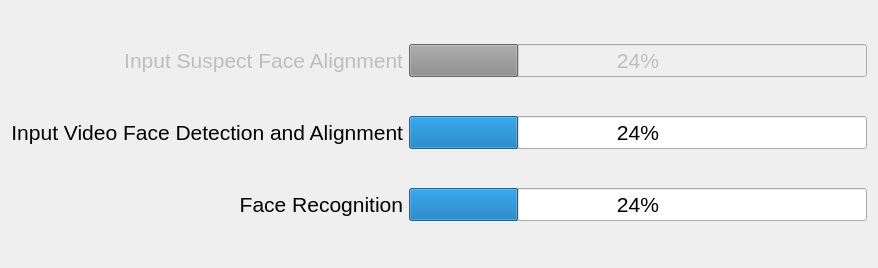
<?xml version="1.0" encoding="UTF-8"?>
<ui version="4.0">
 <class>VideoProgress</class>
 <widget class="QMainWindow" name="VideoProgress">
  <property name="enabled">
   <bool>true</bool>
  </property>
  <property name="geometry">
   <rect>
    <x>0</x>
    <y>0</y>
    <width>878</width>
    <height>268</height>
   </rect>
  </property>
  <property name="windowTitle">
   <string>Crime Investigation Video Prototype</string>
  </property>
  <widget class="QWidget" name="centralWidget">
   <layout class="QGridLayout" name="gridLayout">
    <item row="0" column="1">
     <widget class="QProgressBar" name="prb_suspectFaceAlignment">
      <property name="enabled">
       <bool>false</bool>
      </property>
      <property name="font">
       <font>
        <pointsize>16</pointsize>
       </font>
      </property>
      <property name="value">
       <number>24</number>
      </property>
     </widget>
    </item>
    <item row="1" column="1">
     <widget class="QProgressBar" name="prb_videoFaceDetection">
      <property name="font">
       <font>
        <pointsize>16</pointsize>
       </font>
      </property>
      <property name="value">
       <number>24</number>
      </property>
     </widget>
    </item>
    <item row="0" column="0">
     <widget class="QLabel" name="label">
      <property name="enabled">
       <bool>false</bool>
      </property>
      <property name="font">
       <font>
        <pointsize>16</pointsize>
       </font>
      </property>
      <property name="text">
       <string>Input Suspect Face Alignment</string>
      </property>
      <property name="alignment">
       <set>Qt::AlignRight|Qt::AlignTrailing|Qt::AlignVCenter</set>
      </property>
     </widget>
    </item>
    <item row="1" column="0">
     <widget class="QLabel" name="label_2">
      <property name="font">
       <font>
        <pointsize>16</pointsize>
       </font>
      </property>
      <property name="text">
       <string>Input Video Face Detection and Alignment</string>
      </property>
      <property name="alignment">
       <set>Qt::AlignRight|Qt::AlignTrailing|Qt::AlignVCenter</set>
      </property>
     </widget>
    </item>
    <item row="2" column="0">
     <widget class="QLabel" name="label_4">
      <property name="font">
       <font>
        <pointsize>16</pointsize>
       </font>
      </property>
      <property name="text">
       <string>Face Recognition</string>
      </property>
      <property name="alignment">
       <set>Qt::AlignRight|Qt::AlignTrailing|Qt::AlignVCenter</set>
      </property>
     </widget>
    </item>
    <item row="2" column="1">
     <widget class="QProgressBar" name="prb_faceRecognition">
      <property name="font">
       <font>
        <pointsize>16</pointsize>
       </font>
      </property>
      <property name="value">
       <number>24</number>
      </property>
     </widget>
    </item>
   </layout>
  </widget>
  <action name="act_quit">
   <property name="text">
    <string>Quit</string>
   </property>
  </action>
  <action name="act_preferences">
   <property name="text">
    <string>Preferences</string>
   </property>
  </action>
  <action name="act_about">
   <property name="text">
    <string>About</string>
   </property>
  </action>
  <action name="act_saveImg">
   <property name="text">
    <string>Save Output Image</string>
   </property>
  </action>
  <action name="act_saveKDTree">
   <property name="text">
    <string>Save KD-Tree</string>
   </property>
  </action>
  <action name="act_importWantedPersonList">
   <property name="text">
    <string>Import the Wanted Person List</string>
   </property>
  </action>
  <action name="act_changeCamera">
   <property name="text">
    <string>Change Camera</string>
   </property>
  </action>
 </widget>
 <layoutdefault spacing="6" margin="11"/>
 <resources>
  <include location="mainwindow.qrc"/>
 </resources>
 <connections/>
</ui>
